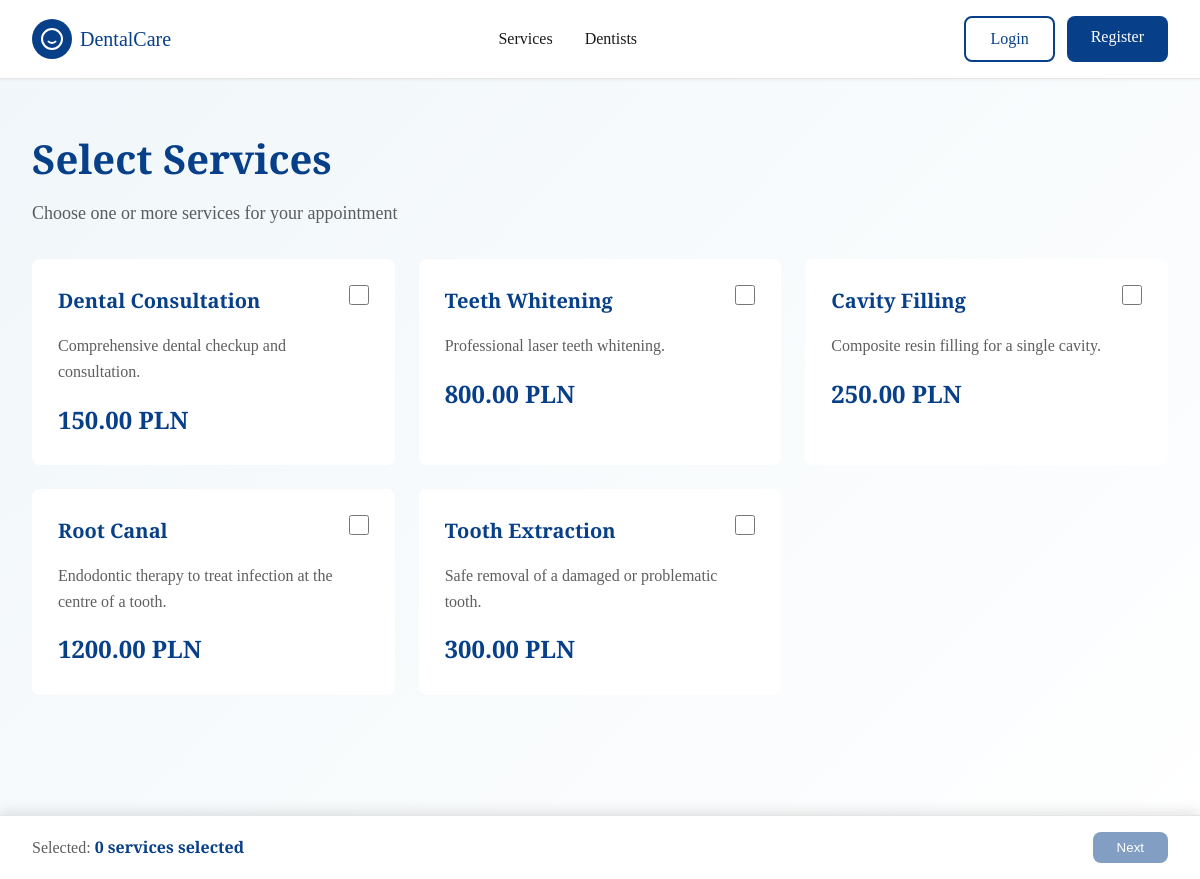
Page /book-visit on the committed database.
### models/service.py (models this page shows)
class Service(Base):
    __tablename__ = 'service'
    id = Column(Integer, primary_key=True)
    name = Column(String)
    description = Column(String)
    price = Column(Float)

### controllers/visit_controller.py (the view, shortened to what this page needs)
@login_required
@visit_bp.route("/book-visit", methods=["GET", "POST"])
def choose_visit():
    db = Session()
    services = db.query(Service).all()
    db.close()
    return render_template('choose_services.html', services=services)

### templates/choose_services.html (shortened to what this page needs)
<!DOCTYPE html>
<html lang="en">
<head>
    <link rel="stylesheet" href="static/css/styles.css">
</head>
<body>
    <header class="header">
        <div class="header-container">
            <a href="{{ url_for('client.index') }}" class="logo">
                <div class="logo-icon">
                    <svg width="24" height="24" viewBox="0 0 24 24" fill="none" stroke="currentColor" stroke-width="2">
                        <circle cx="12" cy="12" r="10"></circle>
                        <path d="M8 14s1.5 2 4 2 4-2 4-2"></path>
                        <line x1="9" y1="9" x2="9.01" y2="9"></line>
                        <line x1="15" y1="9" x2="15.01" y2="9"></line>
                    </svg>
                </div>
                <span class="logo-text">DentalCare</span>
            </a>
            {% if session.get('client_id') %}
                <nav class="nav">
                    <a href="{{ url_for('service.show_services') }}" class="nav-link">Services</a>
                    <a href="{{ url_for('dentist.show_dentists') }}" class="nav-link">Dentists</a>
                    <a href="{{ url_for('visit.visit_history') }}" class="nav-link">Visit History</a>
                </nav>
                <div class="auth-buttons">
                    <a href="{{ url_for('auth.login') }}" class="btn btn-outline">Logout</a>
                </div>
            {% else %}
                <nav class="nav">
                    <a href="{{ url_for('service.show_services') }}" class="nav-link">Services</a>
                    <a href="{{ url_for('dentist.show_dentists') }}" class="nav-link">Dentists</a>
                </nav>
                <div class="auth-buttons">
                    <a href="{{ url_for('auth.login') }}" class="btn btn-outline">Login</a>
                    <a href="{{ url_for('client.client_registration') }}" class="btn btn-primary">Register</a>
                </div>
            {% endif %}
        </div>
    </header>
    <div class="services-page">
        <div class="page-header">
            <h1 class="page-title">Select Services</h1>
            <p class="page-subtitle">Choose one or more services for your appointment</p>
        </div>
        <form action="{{ url_for('visit.choose_visit') }}" method="POST" id="servicesForm">
            <div class="services-grid" id="servicesGrid">
                {% for service in services %}
                <div class="service-card" data-id="{{ service.id }}" onclick="toggleService(this)">
                    <div class="service-header">
                        <h3 class="service-name">{{ service.name }}</h3>
                        <input type="checkbox" name="service_ids" value="{{ service.id }}" class="checkbox"
                               onclick="event.stopPropagation(); updateDisplay();">
                    </div>
                    <p class="service-description">{{ service.description }}</p>
                    <div class="service-price">{{ "%.2f"|format(service.price) }} PLN</div>
                </div>
                {% endfor %}
            </div>
            <div class="fixed-bottom">
                <div class="fixed-bottom-content">
                    <div>
                        <span style="color: rgba(26, 26, 26, 0.7);">Selected: </span>
                        <span style="font-weight: 700; color: var(--primary);" id="selectedCount">0 services</span>
                    </div>
                    <button type="submit" class="btn btn-primary" id="nextBtn" disabled>Next</button>
                </div>
            </div>
        </form>
    </div>
</body>
</html>

### static/css/styles.css (style rules this page uses)
* { margin: 0; padding: 0; box-sizing: border-box; }
:root { --primary: #073F88; --secondary: #D0E3ED; --background: #FFFFFF; --foreground: #1a1a1a; --border: rgba(0, 0, 0, 0.1); --destructive: #ef4444; --success: #10b981; --warning: #f59e0b; --muted: #f5f5f5; --radius: 8px; }
body { font-family: 'Inria Serif', serif; background: var(--background); color: var(--foreground); line-height: 1.6; }
.header { background: white; border-bottom: 1px solid var(--border); position: sticky; top: 0; z-index: 1000; box-shadow: 0 1px 3px rgba(0, 0, 0, 0.05); }
.header-container { max-width: 1920px; margin: 0 auto; padding: 1rem 2rem; display: flex; align-items: center; justify-content: space-between; }
.logo { display: flex; align-items: center; gap: 0.5rem; text-decoration: none; color: var(--primary); }
.logo-icon { width: 40px; height: 40px; background: var(--primary); border-radius: 50%; display: flex; align-items: center; justify-content: center; color: white; }
.logo-text { font-size: 1.25rem; font-weight: 500; }
.nav { display: flex; align-items: center; gap: 2rem; }
.nav-link { color: var(--foreground); text-decoration: none; transition: color 0.3s; }
.auth-buttons { display: flex; gap: 0.75rem; }
.btn { padding: 0.5rem 1.5rem; border-radius: var(--radius); text-decoration: none; font-weight: 500; cursor: pointer; border: none; transition: all 0.3s; display: inline-block; text-align: center; }
.btn-primary { background: var(--primary); color: white; }
.btn-outline { background: transparent; color: var(--primary); border: 2px solid var(--primary); }
.btn:disabled { opacity: 0.5; cursor: not-allowed; }
.services-page { min-height: 100vh; background: linear-gradient(135deg, rgba(208, 227, 237, 0.3) 0%, white 100%); padding: 3rem 2rem 8rem; }
.page-header { max-width: 1400px; margin: 0 auto 2rem; }
.page-title { font-size: 2.5rem; font-weight: 700; color: var(--primary); margin-bottom: 0.5rem; }
.page-subtitle { font-size: 1.125rem; color: rgba(26, 26, 26, 0.7); }
.services-grid { max-width: 1400px; margin: 0 auto; display: grid; grid-template-columns: repeat(auto-fill, minmax(350px, 1fr)); gap: 1.5rem; }
.service-card { background: white; border: 2px solid transparent; border-radius: var(--radius); padding: 1.5rem; cursor: pointer; transition: all 0.3s; }
.service-header { display: flex; justify-content: space-between; align-items: flex-start; margin-bottom: 1rem; }
.service-name { font-size: 1.25rem; font-weight: 700; color: var(--primary); }
.service-description { color: rgba(26, 26, 26, 0.7); margin-bottom: 1rem; }
.service-price { font-size: 1.5rem; font-weight: 700; color: var(--primary); }
.checkbox { width: 20px; height: 20px; cursor: pointer; accent-color: var(--primary); }
.fixed-bottom { position: fixed; bottom: 0; left: 0; right: 0; background: white; border-top: 1px solid var(--border); box-shadow: 0 -4px 12px rgba(0, 0, 0, 0.1); z-index: 999; }
.fixed-bottom-content { max-width: 1400px; margin: 0 auto; padding: 1rem 2rem; display: flex; justify-content: space-between; align-items: center; }

### rows in the picture
Service: name "Dental Consultation", description "Comprehensive dental checkup and consultation.", price "150.00"
Service: name "Teeth Whitening", description "Professional laser teeth whitening.", price "800.00"
Service: name "Cavity Filling", description "Composite resin filling for a single cavity.", price "250.00"
Service: name "Root Canal", description "Endodontic therapy to treat infection at the centre of a tooth.", price "1200.00"
Service: name "Tooth Extraction", description "Safe removal of a damaged or problematic tooth.", price "300.00"
